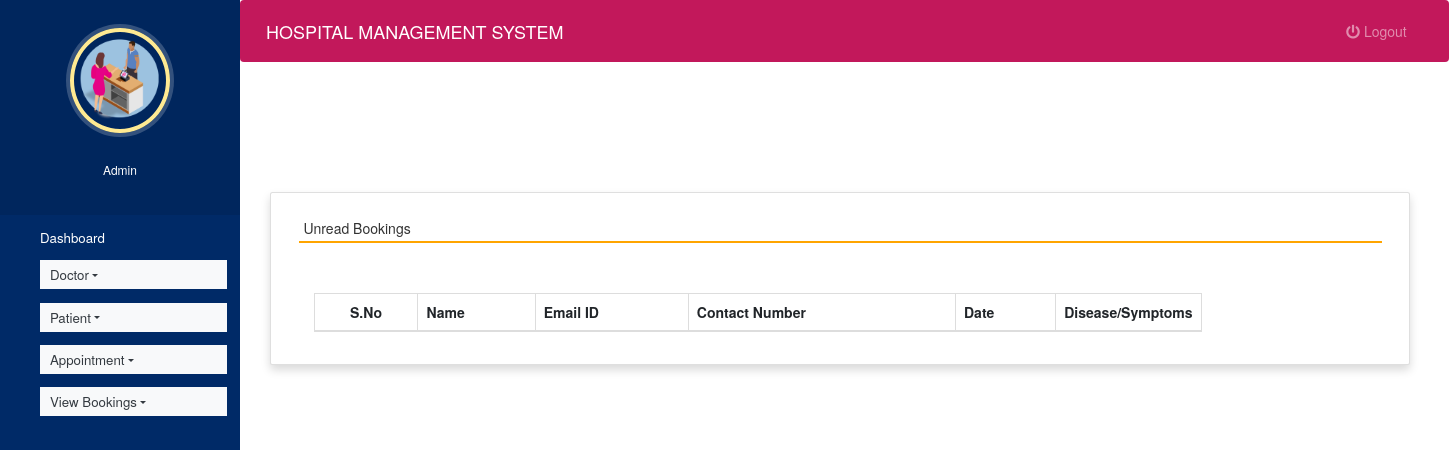
The app's page /unread_queries (signed in), older data.
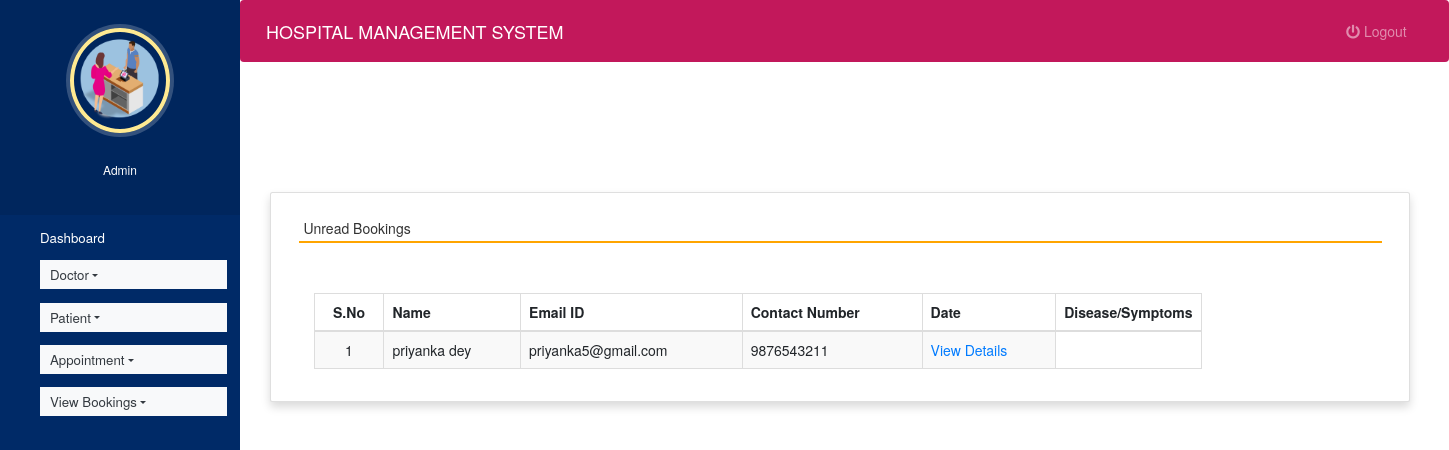
The same page, newer data.
### hospitals/models.py (models this page shows, shortened)
class Contact(models.Model):
    name = models.CharField(max_length=100, null=True)
    contact = models.CharField(max_length=15, null=True)
    email = models.CharField(max_length=50, null=True)
    subject = models.CharField(max_length=100, null=True)
    message = models.CharField(max_length=300, null=True)
    msgdate = models.DateField(null=True)
    isread = models.CharField(max_length=10,null=True)

### hospitals/views.py (the view)
# urls.py: path('unread_queries', unread_queries, name='unread_queries'),
def unread_queries(request):
    if not request.user.is_authenticated:
        return redirect('login')
    contact = Contact.objects.filter(isread="no")
    return render(request,'unread_queries.html', locals())

### hospitals/templates/unread_queries.html (shortened to what this page needs)
{% extends 'admin_nav.html' %}
{% load static %}
{% block content %}
<head>
 <link rel="stylesheet" href="https://maxcdn.bootstrapcdn.com/bootstrap/3.4.1/css/bootstrap.min.css">
  <link rel="stylesheet" href="https://cdnjs.cloudflare.com/ajax/libs/font-awesome/4.7.0/css/font-awesome.min.css">
  <link rel="stylesheet" href="https://use.fontawesome.com/releases/v5.6.3/css/all.css">
</head>
<br><br><br><br>
<div class="container card shadow m-5">
    <div class="card-body">
        <h5 class="p-2" style="border-bottom: 2px solid orange">Unread Bookings</h5>
		<div class="container mt-5">
            <table id="example" class="table table-striped table-bordered" style="width:80%">
			<thead>
                                    <tr>
                                        <th class="text-center">S.No</th>
                                        <th class="d-none d-sm-table-cell">Name</th>
                                        <th class="d-none d-sm-table-cell">Email ID</th>
                                        <th class="d-none d-sm-table-cell">Contact Number</th>
                                        <th class="d-none d-sm-table-cell">Date</th>
                                        <th class="d-none d-sm-table-cell" style="width: 15%;">Disease/Symptoms</th>
                                    </tr>
                                </thead>
                                {% for i in contact %}
                                <tbody>
                                    <tr>
                                        <td class="text-center">{{forloop.counter}}</td>
                                        <td class="font-w600">{{i.name}}</td>
                                        <td class="font-w600">{{i.email}}</td>
                                        <td class="font-w600">{{i.contact}}</td>
                                        <td class="font-w600"><a href="{% url 'view_queries' i.id %}" class="text-primary">View Details</a></td>
                                    </tr>
                                        {% endfor %}
                                </tbody>
            </table>
        </div>
    </div>
</div>
{% endblock content %}

### hospitals/templates/admin_nav.html (shortened to what this page needs)
<!DOCTYPE html>
{% load static %}
<html lang="en">
<head>
  <link rel="stylesheet" href="https://stackpath.bootstrapcdn.com/bootstrap/4.3.1/css/bootstrap.min.css">
  <link rel="stylesheet" href="https://maxcdn.bootstrapcdn.com/font-awesome/4.7.0/css/font-awesome.min.css">
  <link rel="stylesheet" href="{% static 'style.css' %}">
</head>
<body>
  <nav class="menu" tabindex="0">
    <header class="avatar">
      <img src="{% static 'images/h8.png' %}" />
      <br><br>
      <h6 style="color : white">Admin</h6>
    </header>
    <ul>
      <li tabindex="0" class="icon-dashboard"> <a style="color:white; text-decoration:none;" href="{% url 'admin_home' %}"><span>Dashboard</span></a> </li>
      <li tabindex="0" class="nav-item dropdown icon-customers">
        <a href="" class="nav-link dropdown-toggle text-dark bg-light" id="navbardrop"
				data-toggle="dropdown" style="color:white; text-decoration:none;"> Doctor</a>
      </li>
      <li tabindex="0" class="nav-item dropdown icon-users">
        <a href="" class="nav-link dropdown-toggle text-dark bg-light" id="navbardrop"
				data-toggle="dropdown" style="color:white; text-decoration:none;"> Patient</a>
      </li>
      <li tabindex="0" class="nav-item dropdown icon-calendar">
        <a href="" class="nav-link dropdown-toggle text-dark bg-light" id="navbardrop"
				data-toggle="dropdown" style="color:white; text-decoration:none;"> Appointment</a>
      </li>
        <li tabindex="0" class="nav-item dropdown icon-calendar">
        <a href="" class="nav-link dropdown-toggle text-dark bg-light" id="navbardrop"
				data-toggle="dropdown" style="color:white; text-decoration:none;"> View Bookings</a>
      </li>
    </ul>
  </nav>
  <main>
    <div class="bs-example">
      <nav class="navbar navbar-expand-md  navbar-dark fixed-top" style="background:#c2185b;">
        <a href="#" class="navbar-brand">HOSPITAL MANAGEMENT SYSTEM</a>
        <div class="collapse navbar-collapse justify-content-between" id="navbarCollapse">
          <div class="navbar-nav" style=" margin-left: 90%;">
            <a href="{% url 'logout' %}" class="nav-item nav-link"><i class="fas fa-power-off"></i> Logout</a>
          </div>
        </div>
      </nav>
    </div>
    {% block content %}
    {% endblock content %}
  </main>
</body>
</html>

### hospitals/static/style.css (style rules this page uses)
body { padding-left: 240px; }
main { position: relative; height: 100vh; }
.menu { background: #013d2b; height: 100vh; width: 240px; position: fixed; top: 0px; left: 0; z-index: 5; outline: none; }
.menu .avatar { background: rgba(0, 0, 0, 0.1); padding: 2em 0.5em; text-align: center; }
.menu .avatar img { width: 100px; border-radius: 50%; overflow: hidden; border: 4px solid #ffcc92; box-shadow: 0 0 0 4px rgba(255, 255, 255, 0.2); }
.menu ul { list-style: none; padding: 0.5em 0; margin: 0; }
.menu ul li { padding: 0.5em 1em 0.5em 3em; font-size: 0.95em; font-weight: regular; background-repeat: no-repeat; background-position: left 15px center; background-size: auto 20px; transition: all 0.15s linear; cursor: pointer; }
.menu ul li.icon-dashboard { background-image: url("http://www.entypo.com/images//gauge.svg"); }
.menu ul li.icon-customers { background-image: url("http://www.entypo.com/images//briefcase.svg"); }
.menu ul li.icon-users { background-image: url("http://www.entypo.com/images//users.svg"); }
.menu ul li.icon-calendar { background-image: url("http://www.entypo.com/images//calendar.svg"); }

### hospitals/templates/admin_nav.html (style rules this page uses)
a:link { text-decoration: none; }
a { color: white; }
body { padding-left: 240px; }
main { position: relative; height: 100vh; }
.menu { background: #002A67; height: 100vh; width: 240px; position: fixed; top: 0px; left: 0; z-index: 5; outline: none; }
.menu .avatar { background: rgba(0, 0, 0, 0.1); padding: 2em 0.5em; text-align: center; }
.menu .avatar img { width: 100px; border-radius: 50%; overflow: hidden; border: 4px solid #ffea92; box-shadow: 0 0 0 4px rgba(255, 255, 255, 0.2); }
.menu ul { list-style: none; padding: 0.5em 0; margin: 0; }
.menu ul li { padding: 0.5em 1em 0.5em 3em; font-size: 0.95em; font-weight: regular; background-repeat: no-repeat; background-position: left 15px center; background-size: auto 20px; transition: all 0.15s linear; cursor: pointer; }
.menu ul li.icon-dashboard { background-image: url("http://www.entypo.com/images//gauge.svg"); }
.menu ul li.icon-customers { background-image: url("http://www.entypo.com/images//briefcase.svg"); }
.menu ul li.icon-users { background-image: url("http://www.entypo.com/images//users.svg"); }
.menu ul li.icon-calendar { background-image: url("http://www.entypo.com/images//calendar.svg"); }

Row changes from the older to the newer data that the page shows:
added Contact: name "priyanka dey", email "priyanka5@gmail.com", contact "9876543211"
